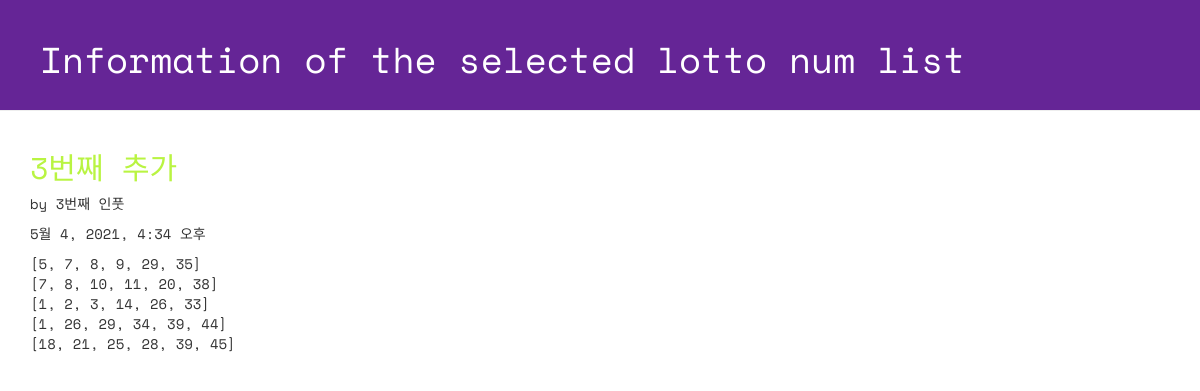
The app's page /lotto/3/detail/ with its own data.
### lotto/models.py (models this page shows, shortened)
class GuessNumbers(models.Model):
    name = models.CharField(max_length=24)
    text = models.CharField(max_length=255)
    lottos = models.CharField(max_length=255, default='[1, 2, 3, 4, 5, 6]')
    num_lottos = models.IntegerField(default=5)
    update_date = models.DateTimeField()

### lotto/views.py (the view)
# urls.py: path('lotto/<int:lottokey>/detail/', views.detail, name='detail'),
def detail(request, lottokey):
    lotto = GuessNumbers.objects.get(pk=lottokey) # primary key
    return render(request, 'lotto/detail.html', {'lotto':lotto})

### lotto/templates/lotto/detail.html (shortened to what this page needs)
<!DOCTYPE html>
{% load staticfiles %}
<html lang="ko">
<head>
  <link rel="stylesheet" href="//maxcdn.bootstrapcdn.com/bootstrap/3.2.0/css/bootstrap.min.css">
  <link rel="stylesheet" href="//maxcdn.bootstrapcdn.com/bootstrap/3.2.0/css/bootstrap-theme.min.css">
  <link rel="stylesheet" href="{% static 'css/lotto.css'%}">
</head>
<body>
  <div class="page-header">
  <h1>
    <a href="{% url 'index' %}" style="text-decoration: none; color: white;">
      Information of the selected lotto num list
    </a>
  </h1>
  </div>
  <div class="container lotto">
    <h2>{{ lotto.text }}</h2>
    <p> by {{ lotto.name }}</p>
    <p> {{ lotto.update_date }}</p>
    <p> {{ lotto.lottos | linebreaksbr }}</p>
  </div>
</body>
</html>

### lotto/static/css/lotto.css (style rules this page uses)
.page-header { background-color: #652596; margin-top: 0; padding: 20px 20px 20px 40px; font-family: 'Space Mono', monospace; }
.page-header h1 { color: #FFFFFF; }
.container { font-family: 'Space Mono', monospace; }
.container h2 { color: #B9F442; }

### records on screen
GuessNumbers: text "3번째 추가", name "3번째 인풋", update_date "5월 4, 2021, 4:34 오후", lottos "[5, 7, 8, 9, 29, 35] [7, 8, 10, 11, 20, 38] [1, 2, 3, 14, 26, 33] [1, 26, 29, 34, 39, 44] [18, 21, 25, 28, 39, 45]"
